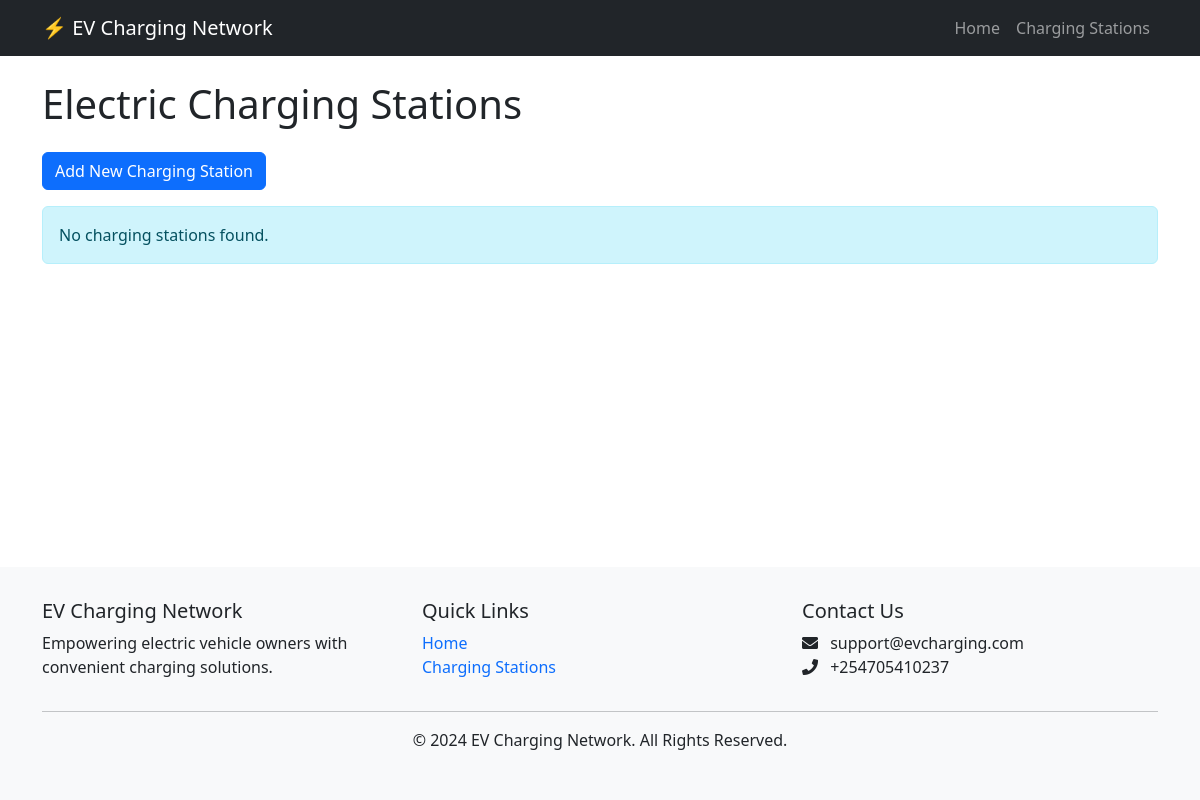
Page /stations/ on the earlier database version.
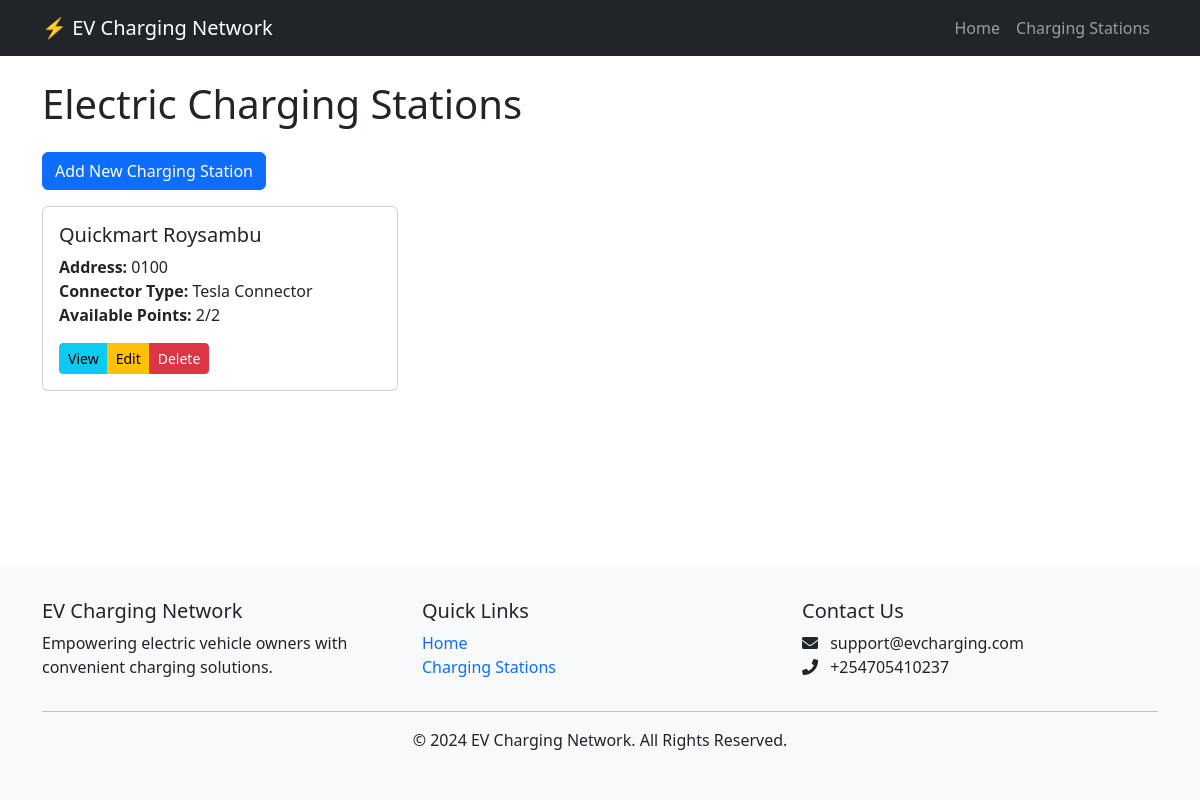
Same page on the later database version.
### charging/models.py (models this page shows, shortened)
class ChargingStation(models.Model):
    name = models.CharField(max_length=200)
    address = models.CharField(max_length=300)
    latitude = models.FloatField()
    longitude = models.FloatField()
    total_charging_points = models.IntegerField(validators=[MinValueValidator(1)])
    available_charging_points = models.IntegerField(validators=[MinValueValidator(0)])
    is_operational = models.BooleanField(default=True)
    CONNECTOR_CHOICES = [
        ('Type1', 'Type 1 (SAE J1772)'),
        ('Type2', 'Type 2 (Mennekes)'),
        ('CCS', 'Combined Charging System (CCS)'),
        ('CHAdeMO', 'CHAdeMO'),
        ('Tesla', 'Tesla Connector'),
    ]
    connector_type = models.CharField(
        max_length=20,
        choices=CONNECTOR_CHOICES,
        default='Type2'
    )

### charging/views.py (the view)
# urls.py: path('stations/', views.station_list, name='station_list'),
def station_list(request):
    stations = ChargingStation.objects.all()
    return render(request, 'station_list.html', {'stations': stations})

### charging/templates/station_list.html
{% extends 'base.html' %}
{% block content %}
<div class="container mt-4">
    <h1 class="mb-4">Electric Charging Stations</h1>
    <a href="{% url 'station_create' %}" class="btn btn-primary mb-3">
        Add New Charging Station
    </a>
    <div class="row">
        {% for station in stations %}
        <div class="col-md-4 mb-4">
            <div class="card">
                <div class="card-body">
                    <h5 class="card-title">{{ station.name }}</h5>
                    <p class="card-text">
                        <strong>Address:</strong> {{ station.address }}<br>
                        <strong>Connector Type:</strong> {{ station.get_connector_type_display }}<br>
                        <strong>Available Points:</strong> {{ station.available_charging_points }}/{{ station.total_charging_points }}
                    </p>
                    <div class="btn-group" role="group">
                        <a href="{% url 'station_detail' station.pk %}" class="btn btn-info btn-sm">View</a>
                        <a href="{% url 'station_update' station.pk %}" class="btn btn-warning btn-sm">Edit</a>
                        <a href="{% url 'station_delete' station.pk %}" class="btn btn-danger btn-sm">Delete</a>
                    </div>
                </div>
            </div>
        </div>
        {% empty %}
        <div class="col-12">
            <div class="alert alert-info">No charging stations found.</div>
        </div>
        {% endfor %}
    </div>
</div>
{% endblock %}

### charging/templates/base.html (shortened to what this page needs)
<!DOCTYPE html>
<html lang="en">
<head>
    <link href="https://cdn.jsdelivr.net/npm/bootstrap@5.2.3/dist/css/bootstrap.min.css" rel="stylesheet">
    <link href="https://cdnjs.cloudflare.com/ajax/libs/font-awesome/5.15.3/css/all.min.css" rel="stylesheet">
</head>
<body>
    <nav class="navbar navbar-expand-lg navbar-dark bg-dark">
        <div class="container">
            <a class="navbar-brand" href="{% url 'home' %}">⚡ EV Charging Network</a>
            <div class="collapse navbar-collapse" id="navbarNav">
                <ul class="navbar-nav ms-auto">
                    <li class="nav-item">
                        <a class="nav-link" href="{% url 'home' %}">Home</a>
                    </li>
                    <li class="nav-item">
                        <a class="nav-link" href="{% url 'station_list' %}">Charging Stations</a>
                    </li>
                </ul>
            </div>
        </div>
    </nav>
    <div class="content-wrapper">
        {% block content %}{% endblock %}
    </div>
    <footer>
        <div class="container">
            <div class="row">
                <div class="col-md-4">
                    <h5>EV Charging Network</h5>
                    <p>Empowering electric vehicle owners with convenient charging solutions.</p>
                </div>
                <div class="col-md-4">
                    <h5>Quick Links</h5>
                    <ul class="list-unstyled">
                        <li><a href="{% url 'home' %}" class="text-decoration-none">Home</a></li>
                        <li><a href="{% url 'station_list' %}" class="text-decoration-none">Charging Stations</a></li>
                    </ul>
                </div>
                <div class="col-md-4">
                    <h5>Contact Us</h5>
                    <p>
                        <i class="fas fa-envelope me-2"></i> support@evcharging.com<br>
                        <i class="fas fa-phone me-2"></i> +254705410237
                    </p>
                </div>
            </div>
            <hr>
            <div class="text-center">
                <p>&copy; 2024 EV Charging Network. All Rights Reserved.</p>
            </div>
        </div>
    </footer>
</body>
</html>

### charging/templates/base.html (style rules this page uses)
body { display: flex; flex-direction: column; min-height: 100vh; }
.content-wrapper { flex: 1; }
footer { background-color: #f8f9fa; padding: 2rem 0; }

Differences in the rows shown:
added ChargingStation: name "Quickmart Roysambu", address "0100", connector_type "Tesla Connector", available_charging_points "2", total_charging_points "2"
Other differences:
text no longer shown: "No charging stations found."
